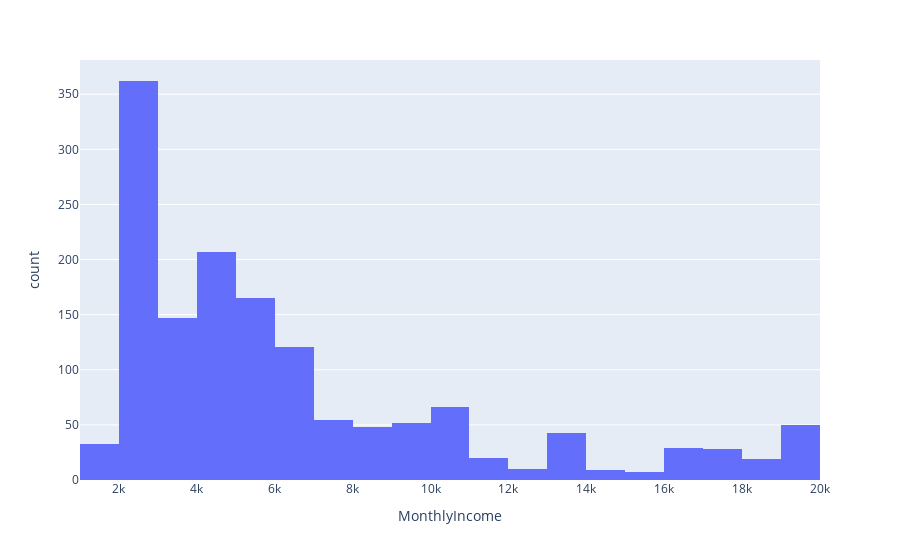

Notebook code cell kept with this figure:
### Code cell
px.histogram(df,x='MonthlyIncome')

### Figure 1 — Plotly figure (JSON) as saved in the notebook; plotly's stock layout.template omitted (floating-point values rounded to 4 significant figures; data arrays with more than 128 entries replaced by an {"elided": "..."} marker saying what was removed)
{"data": [{"alignmentgroup": "True", "bingroup": "x", "hovertemplate": "MonthlyIncome=%{x}<br>count=%{y}<extra></extra>", "legendgroup": "", "marker": {"color": "#636efa", "pattern": {"shape": ""}}, "name": "", "offsetgroup": "", "orientation": "v", "showlegend": false, "type": "histogram", "x": {"elided": "1470 int values"}, "xaxis": "x", "yaxis": "y"}], "layout": {"barmode": "relative", "legend": {"tracegroupgap": 0}, "margin": {"t": 60}, "xaxis": {"anchor": "y", "domain": [0, 1], "title": {"text": "MonthlyIncome"}}, "yaxis": {"anchor": "x", "domain": [0, 1], "title": {"text": "count"}}}}
